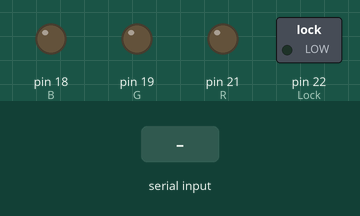
The sketch below on a simulated Arduino Mega 2560, built with avr-gcc and run on an emulated ATmega2560. On the bench: switched loads named in the sketch (green lamp = pin HIGH), output pins drawn as LEDs (lit = HIGH). The test bench sets the inputs (shaded band). What the sketch prints to the serial monitor is not drawn.

Above: at 1.2 s.
1.3 s: "1" received over Serial
At 2.4 s:
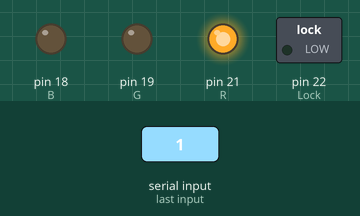
2.8 s: "2" received over Serial
At 3.5 s:
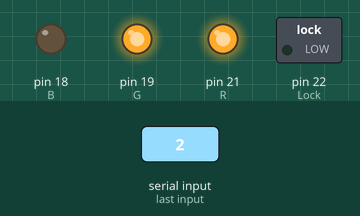
4.3 s: "3" received over Serial
At 4.7 s:
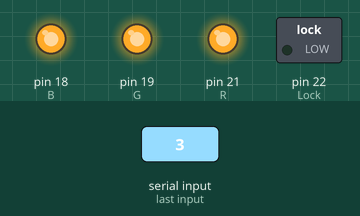
5.8 s: "6" received over Serial
At 7.1 s:
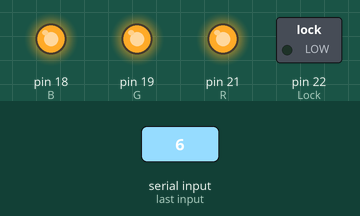
7.4 s: "1" received over Serial
At 8.2 s:
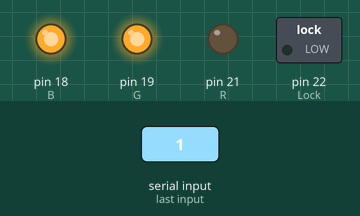
8.9 s: "4" received over Serial
At 9.4 s:
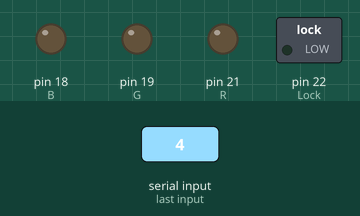
Timing chart, 0 to 11.4 s (numbered marks = the images above; inputs shaded):
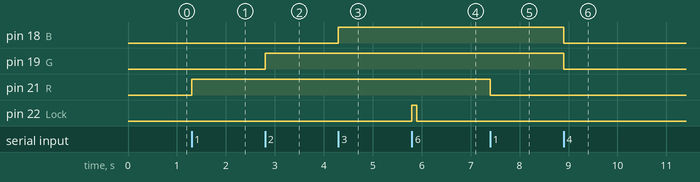

The sketch:

PCB_TEST.ino
```cpp
#define R 21
#define G 19
#define B 18

#define Lock 22
// #define FeedBack 23

int R_STATE = 0;
int G_STATE = 0;
int B_STATE = 0;

void setup(){
	pinMode(R, OUTPUT);
	pinMode(G, OUTPUT);
	pinMode(B, OUTPUT);
	pinMode(Lock, OUTPUT);
	// pinMode(FeedBack, INPUT);

	digitalWrite(R, LOW);
	digitalWrite(G, LOW);
	digitalWrite(B, LOW);
	digitalWrite(Lock, LOW);

	Serial.begin(115200);

	Serial.println("Food Kiosk PCB Test V1.0");
	Serial.println("--------------------------");
	Serial.println("Press 1: Toggle BLUE Led");
	Serial.println("Press 2: Toggle GREEN Led");
	Serial.println("Press 3: Toggle RED Led");
	Serial.println("Press 4: Turn OFF all LED's");
	Serial.println("Press 5: Turn ON all LED's");
	Serial.println("Press 6: Door Unlock!!!!!");

}

void loop(){

	// Serial.print("Door FeedBack :");
	// if(!(digitalRead(FeedBack))) Serial.println(" LOCKED");
	// else Serial.println(" OPEN");

	if(Serial.available()){
		char data= Serial.read();
		if(data == '1') { R_STATE = !R_STATE; digitalWrite(R, R_STATE);}
		else if(data == '2') { G_STATE = !G_STATE; digitalWrite(G, G_STATE);}
		else if(data == '3') { B_STATE = !B_STATE; digitalWrite(B, B_STATE);}
		else if(data == '4'){
				digitalWrite(R, LOW);
				digitalWrite(G, LOW);
				digitalWrite(B, LOW);
				R_STATE = 0; G_STATE = 0; B_STATE = 0;
		}
		else if(data == '6'){
				digitalWrite(Lock , HIGH);
				delay(100);
				digitalWrite(Lock , LOW);

		}
		else if(data == '5'){
				digitalWrite(R, 1);
				digitalWrite(G, 1);
				digitalWrite(B, 1);
				R_STATE = 1; G_STATE = 1; B_STATE = 1;
		}

	}

	// delay(1000);

}
```

Measured:
- after the input at 1.3 s, pin 21 (R): LOW → HIGH at once
- after the input at 2.8 s, pin 19 (G): LOW → HIGH at once
- after the input at 4.3 s, pin 18 (B): LOW → HIGH at once
- after the input at 5.8 s, pin 22 (Lock): LOW → HIGH at once, → LOW 0.10 s later
- after the input at 7.4 s, pin 21 (R): HIGH → LOW at once
- after the input at 8.9 s, pin 18 (B), pin 19 (G): HIGH → LOW at once
